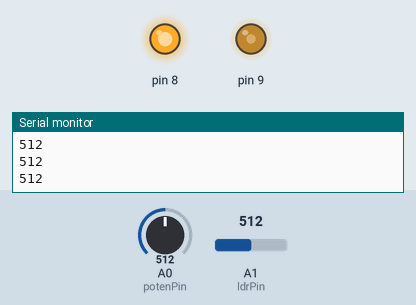
Simulated run of this sketch. Board: Arduino Uno, built with avr-gcc and run on an emulated ATmega328P. Parts: output pins drawn as LEDs (lit = HIGH), the last lines printed to the serial monitor. The test bench sets the inputs (shaded band); at power-on: A0 (potenPin) = 512, A1 (ldrPin) = 512.

Above: at 1.2 s.
1.3 s: A0 (potenPin) set to 523
At 2.5 s:
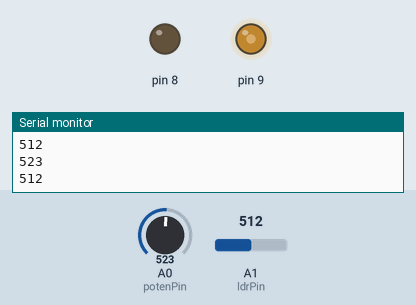
2.8 s: A1 (ldrPin) set to 716
At 3.5 s:
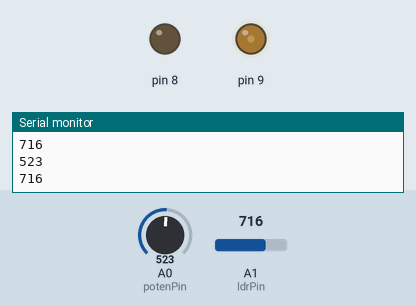
4.3 s: A0 (potenPin) set to 511
At 5.5 s:
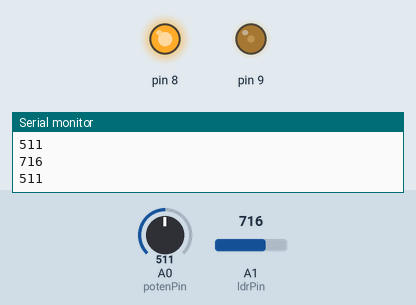
5.8 s: A1 (ldrPin) set to 1023
At 6.9 s:
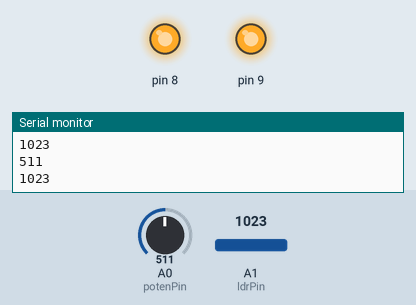
7.3 s: A0 (potenPin) set to 716
At 8.4 s:
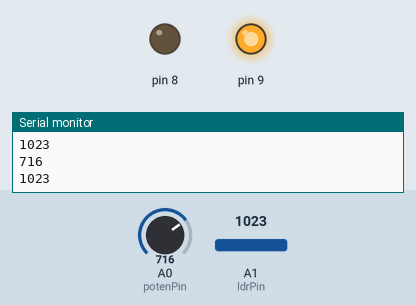
8.8 s: A1 (ldrPin) set to 967
10.3 s: A1 (ldrPin) set to 953
At 11.7 s:
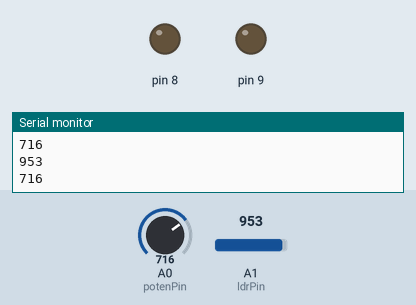
Timing chart, 0 to 12.8 s (numbered marks = the images above; inputs shaded):
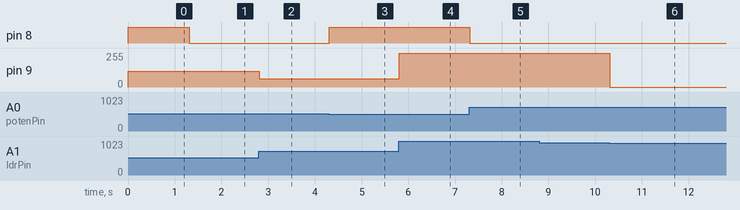

Measured:
- the behaviour switches between 513 and 514 on A0 (potenPin) (found by bisection; images 0 and 1)
- the behaviour switches between 954 and 953 on A1 (ldrPin) (found by bisection; images 5 and 6)
- after the input at 1.3 s, pin 8: HIGH → LOW at once
- after the input at 2.8 s, pin 9: 118/255 → 63/255 at once
- after the input at 4.3 s, pin 8: LOW → HIGH at once
- after the input at 5.8 s, pin 9: 63/255 → 255/255 at once
- after the input at 7.3 s, pin 8: HIGH → LOW at once
- after the input at 10.3 s, pin 9: 255/255 → 0/255 at once

The sketch:

RGB_2_LED.ino
```cpp
void setup() {
  Serial.begin(9600);
}

void loop() {
  int potenPin = A0;
  int ldrPin = A1;

  int potenValue = analogRead(potenPin);
  int ldrValue = analogRead(ldrPin);

  int poten = map(potenValue,0,1023,255,0);
  int ldr = map(ldrValue,0,950,255,0);

  if(poten > 10){
    analogWrite(8, poten);
  }else{
    digitalWrite(5,LOW);
  }
  analogWrite(9, ldr);

  Serial.println(ldrValue);
  Serial.println(potenValue);

  delay(2);
}
```
